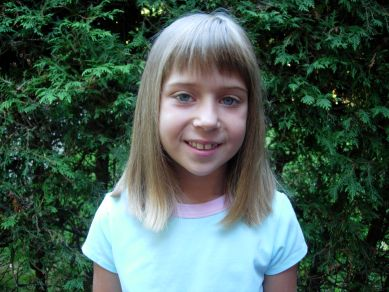
//> input picture images/girl.jpg, 389 x 292 px
$ ./huesaturation   (built with g++ and OpenCV 4)
//> lines starting //> are read from the running program, lines starting //| are printed output that depends on the picture; after the words box and inside, x2 and y2 are one past the last pixel; in counts of white or black regions, pixels touching at a corner belong together
#include <opencv2\opencv.hpp>
#include <opencv2\xfeatures2d.hpp>
#include <opencv2\face.hpp>

void detectHScolor(const cv::Mat& img,
                    double minHue, double maxHue,
                    double minSat, double maxSat,
                    cv::Mat& mask)
{
    cv::Mat hsv;
    cv::cvtColor(img, hsv, cv::COLOR_BGR2HSV);

    std::vector<cv::Mat> channels;
    cv::split(hsv, channels);

    // Hue masking
    cv::Mat mask1;
    cv::threshold(channels[0], mask1, maxHue, 255, cv::THRESH_BINARY_INV);
    cv::Mat mask2; // over minHue
	cv::threshold(channels[0], mask2, minHue, 255, cv::THRESH_BINARY);

    cv::Mat hueMask; // hue mask
	if (minHue < maxHue)
		hueMask = mask1 & mask2;
	else // if interval crosses the zero-degree axis
		hueMask = mask1 | mask2;


	// Saturation masking
	// below maxSat
	cv::threshold(channels[1], mask1, maxSat, 255, cv::THRESH_BINARY_INV);
	// over minSat
	cv::threshold(channels[1], mask2, minSat, 255, cv::THRESH_BINARY);

	cv::Mat satMask; // saturation mask
	satMask = mask1 & mask2;

	// combined mask
	mask = hueMask&satMask;


}


int main()
{
    cv::Mat image = cv::imread("./images/girl.jpg");
//> image is the input picture: 292 rows x 389 cols, CV_8UC3; mean B, G, R 82.6, 92.5, 70.9
    if (!image.data)
		return 0;

	// show original image
	cv::namedWindow("Original image");
	cv::imshow("Original image",image);

    // convert into HSV space
	cv::Mat hsv;
	cv::cvtColor(image, hsv, cv::COLOR_BGR2HSV);
//> hsv: 292 rows x 389 cols, CV_8UC3; mean H, S, V 70.2, 114.1, 98.3

    std::vector<cv::Mat> channels;
    cv::split(hsv, channels);
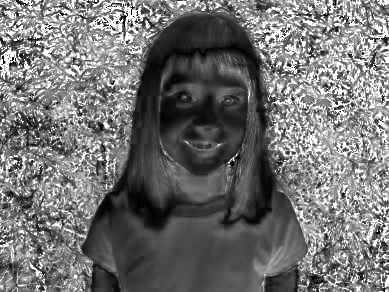
//> channels[1]: 292 rows x 389 cols, CV_8UC1; min 0, max 255, mean 114.1
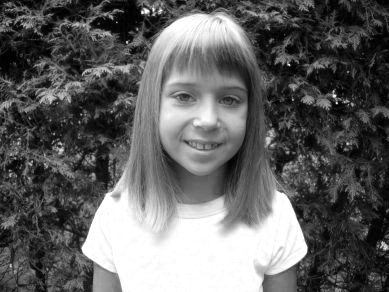
//> channels[2]: 292 rows x 389 cols, CV_8UC1; min 0, max 255, mean 98.3
    // channels[0] is the Hue
	// channels[1] is the Saturation
	// channels[2] is the Value

	// display value
	cv::namedWindow("Value");
	cv::imshow("Value",channels[2]);

	// display saturation
	cv::namedWindow("Saturation");
	cv::imshow("Saturation",channels[1]);

	// display hue
	cv::namedWindow("Hue");
	cv::imshow("Hue",channels[0]);

    channels[2] = 255;
//> channels[2]: 292 rows x 389 cols, CV_8UC1; every value is 255

    cv::merge(channels, hsv);
//> hsv: 292 rows x 389 cols, CV_8UC3; mean H, S, V 70.2, 114.1, 255

    cv::Mat newImage;
    cv::cvtColor(hsv, newImage, cv::COLOR_HSV2BGR);
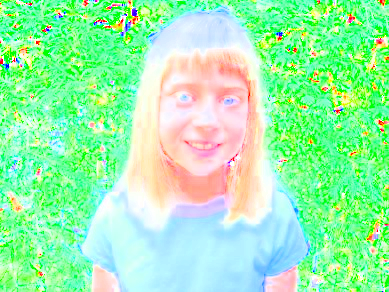
//> newImage: 292 rows x 389 cols, CV_8UC3; mean B, G, R 176, 242.5, 157.3

    // display hue
	cv::namedWindow("re");
	cv::imshow("re",newImage);


    cv::Mat mask;
    detectHScolor(image,160, 10,25,  166, mask);
//> in detectHScolor, `cv::threshold(channels[0], mask1, maxHue, 255, cv::THRESH_BINARY_INV);`:
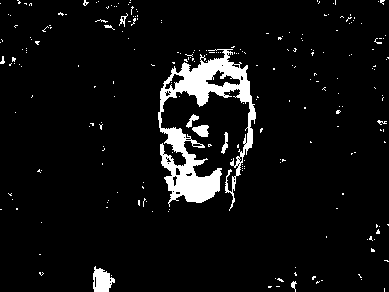
//> mask1: 292 rows x 389 cols, CV_8UC1; 6.1% white; 236 white regions (226 under 20 px), largest, box (x1, y1, x2, y2) and area: (158, 49, 256, 211) 5359, (93, 266, 115, 292) 381, (192, 125, 209, 137) 143
//> in detectHScolor, `cv::threshold(channels[0], mask2, minHue, 255, cv::THRESH_BINARY);`: mask2: 292 rows x 389 cols, CV_8UC1; 4.6% white; 107 white regions (98 under 20 px), largest, box (x1, y1, x2, y2) and area: (161, 89, 250, 209) 3978, (268, 266, 297, 292) 403, (206, 70, 240, 87) 243
//> in detectHScolor, `hueMask = mask1 | mask2;`: hueMask: 292 rows x 389 cols, CV_8UC1; 10.6% white; 177 white regions (159 under 20 px), largest, box (x1, y1, x2, y2) and area: (158, 46, 256, 211) 10049, (267, 266, 297, 292) 482, (93, 266, 117, 292) 457
//> in detectHScolor, `cv::threshold(channels[1], mask1, maxSat, 255, cv::THRESH_BINARY_INV);`: mask1: 292 rows x 389 cols, CV_8UC1; 79.1% white; black in thin lines or dots
//> in detectHScolor, `cv::threshold(channels[1], mask2, minSat, 255, cv::THRESH_BINARY);`: mask2: 292 rows x 389 cols, CV_8UC1; 94.3% white; 250 black regions (235 under 20 px), largest, box (x1, y1, x2, y2) and area: (138, 40, 262, 117) 1714, (94, 168, 180, 228) 1527, (160, 91, 217, 133) 1079
//> in detectHScolor, `satMask = mask1 & mask2;`:
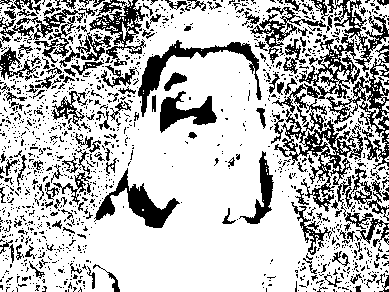
//> satMask: 292 rows x 389 cols, CV_8UC1; 73.5% white; 1349 black regions (1189 under 20 px), largest, box (x1, y1, x2, y2) and area: (299, 0, 389, 99) 2432, (274, 99, 363, 212) 2384, (326, 44, 389, 169) 1778
//> in detectHScolor, `mask = hueMask&satMask;`: mask: 292 rows x 389 cols, CV_8UC1; 9.2% white; 118 white regions (114 under 20 px), largest, box (x1, y1, x2, y2) and area: (158, 50, 256, 209) 9196, (267, 266, 297, 292) 469, (94, 267, 115, 292) 378, (371, 225, 379, 241) 30

    // show masked image
	cv::Mat detected(image.size(), CV_8UC3, cv::Scalar(0, 0, 0));
	image.copyTo(detected, mask);
	cv::imshow("Detection result",detected);


	// A test comparing luminance and brightness

	// create linear intensity image
	cv::Mat linear(100,256,CV_8U);
	for (int i=0; i<256; i++) {

		linear.col(i)= i;
	}

	// create a Lab image
	linear.copyTo(channels[0]);
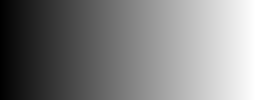
//> channels[0]: 100 rows x 256 cols, CV_8UC1; min 0, max 255, mean 127.5
	cv::Mat constante(100,256,CV_8U,cv::Scalar(128));
	constante.copyTo(channels[1]);
//> channels[1]: 100 rows x 256 cols, CV_8UC1; every value is 128
	constante.copyTo(channels[2]);
	cv::merge(channels,image);
//> image: 100 rows x 256 cols, CV_8UC3; mean H, S, V 127.5, 128, 128

	// convert back to BGR
	cv::Mat brightness;
	cv::cvtColor(image,brightness, cv::COLOR_Lab2BGR);
	cv::split(brightness, channels);
//> channels[2]: 100 rows x 256 cols, CV_8UC1

	// create combined image
	cv::Mat combined(200,256, CV_8U);
	cv::Mat half1(combined,cv::Rect(0,0,256,100));
	linear.copyTo(half1);
	cv::Mat half2(combined,cv::Rect(0,100,256,100));
	channels[0].copyTo(half2);
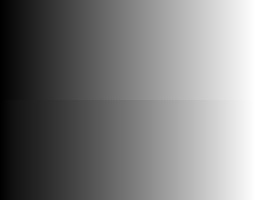
//> combined: 200 rows x 256 cols, CV_8UC1; min 0, max 255, mean 125.2

	cv::namedWindow("Luminance vs Brightness");
	cv::imshow("Luminance vs Brightness",combined);
    cv::waitKey();
    return 0;
}

$ run again, with images/baboon01.jpg copied over images/girl.jpg
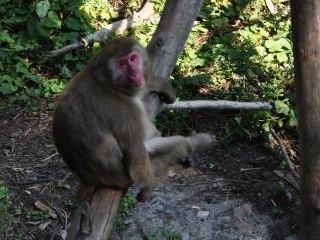
//> input picture images/baboon01.jpg, 320 x 240 px
//> image is the input picture: 240 rows x 320 cols, CV_8UC3; mean B, G, R 58.4, 69.5, 66.5
//> in detectHScolor, `cv::threshold(channels[0], mask1, maxHue, 255, cv::THRESH_BINARY_INV);`:
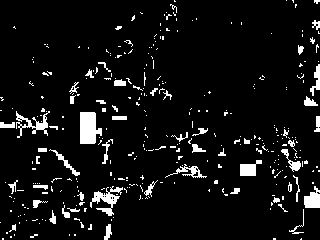
//> mask1: 240 rows x 320 cols, CV_8UC1; 7% white; 342 white regions (290 under 20 px), largest, box (x1, y1, x2, y2) and area: (80, 112, 102, 144) 546, (90, 186, 123, 216) 368, (16, 111, 50, 138) 300
//> hueMask: 240 rows x 320 cols, CV_8UC1; 12.5% white; 199 white regions (140 under 20 px), largest, box (x1, y1, x2, y2) and area: (0, 108, 80, 176) 1674, (60, 111, 107, 145) 745, (115, 48, 146, 91) 732
//> satMask: 240 rows x 320 cols, CV_8UC1; 64.3% white; 869 black regions (783 under 20 px), largest, box (x1, y1, x2, y2) and area: (128, 0, 306, 240) 10481, (0, 105, 120, 240) 6810, (59, 78, 130, 172) 3041
//> mask: 240 rows x 320 cols, CV_8UC1; 4.5% white; 182 white regions (150 under 20 px), largest, box (x1, y1, x2, y2) and area: (116, 50, 146, 90) 704, (90, 186, 123, 209) 381, (32, 111, 50, 140) 188
//> `image.copyTo(detected, mask);`:
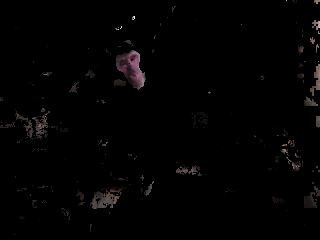
//> detected: 240 rows x 320 cols, CV_8UC3; mean B, G, R 2.4, 2.3, 2.9
//> image: 100 rows x 256 cols, CV_8UC3; mean H, S, V 127.5, 128, 128

$ run again, with images/baboon02.jpg copied over images/girl.jpg
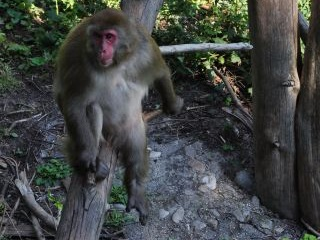
//> input picture images/baboon02.jpg, 320 x 240 px
//> image is the input picture: 240 rows x 320 cols, CV_8UC3; mean B, G, R 66.3, 67.5, 64.1
//> in detectHScolor, `cv::threshold(channels[0], mask1, maxHue, 255, cv::THRESH_BINARY_INV);`:
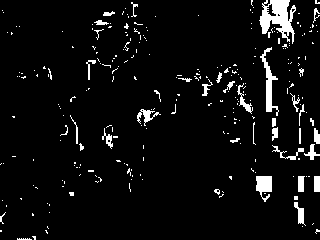
//> mask1: 240 rows x 320 cols, CV_8UC1; 5.4% white; 261 white regions (223 under 20 px), largest, box (x1, y1, x2, y2) and area: (259, 0, 296, 44) 851, (260, 47, 279, 116) 387, (256, 176, 272, 202) 283
//> hueMask: 240 rows x 320 cols, CV_8UC1; 9% white; 169 white regions (130 under 20 px), largest, box (x1, y1, x2, y2) and area: (271, 144, 320, 227) 1085, (259, 0, 296, 49) 981, (92, 26, 118, 68) 682
//> satMask: 240 rows x 320 cols, CV_8UC1; 67.4% white; 812 black regions (753 under 20 px), largest, box (x1, y1, x2, y2) and area: (68, 0, 228, 208) 8542, (211, 17, 320, 239) 7694, (0, 149, 61, 240) 1847
//> mask: 240 rows x 320 cols, CV_8UC1; 3.3% white; 99 white regions (83 under 20 px), largest, box (x1, y1, x2, y2) and area: (259, 0, 296, 44) 725, (93, 26, 118, 65) 615, (294, 175, 305, 196) 156
//> `image.copyTo(detected, mask);`:
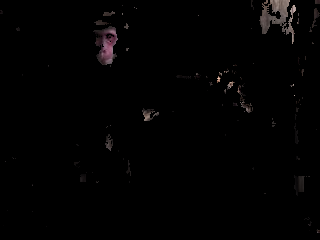
//> detected: 240 rows x 320 cols, CV_8UC3; mean B, G, R 2, 2, 2.5
//> image: 100 rows x 256 cols, CV_8UC3; mean H, S, V 127.5, 128, 128
